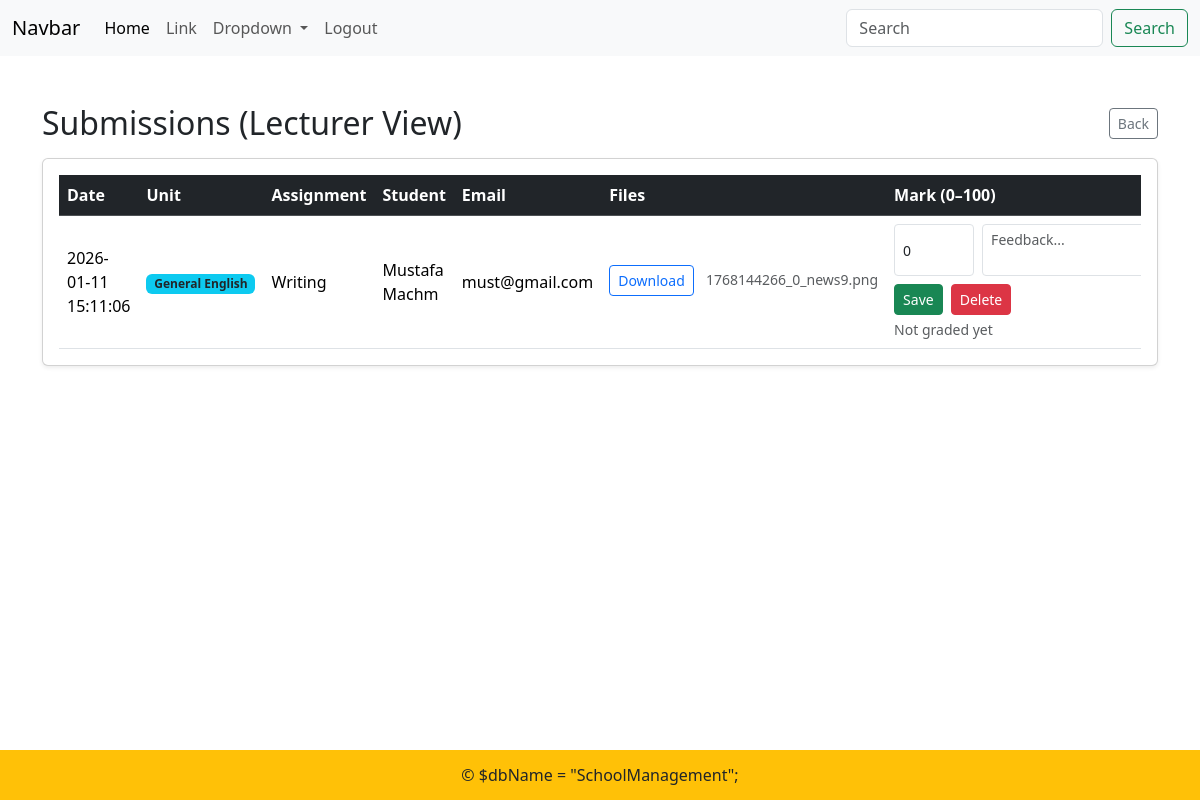
The app's page /lecturer-submissions.php (signed in) with its own data.
### tables this page shows
CREATE TABLE `submissions` (
  `submission_id` int NOT NULL,
  `assignment_id` int NOT NULL,
  `student_id` int NOT NULL,
  `submission_date` timestamp NULL DEFAULT CURRENT_TIMESTAMP
);

CREATE TABLE `units` (
  `unit_id` int NOT NULL,
  `unit_name` varchar(100) NOT NULL,
  `unit_description` text,
  `course_id` int DEFAULT NULL,
  `created_by` int DEFAULT NULL
);

CREATE TABLE `assignments` (
  `assignment_id` int NOT NULL,
  `unit_id` int NOT NULL,
  `lecturer_id` int NOT NULL,
  `title` varchar(150) NOT NULL,
  `description` text,
  `file_path` varchar(255) DEFAULT NULL,
  `due_date` date DEFAULT NULL,
  `created_at` timestamp NULL DEFAULT CURRENT_TIMESTAMP
);

CREATE TABLE `users` (
  `user_id` int NOT NULL,
  `username` varchar(50) NOT NULL,
  `password` varchar(255) NOT NULL,
  `role` enum('Admin','Lecturer','Student','Parents') NOT NULL,
  `name` varchar(100) NOT NULL,
  `surname` varchar(100) NOT NULL,
  `date_of_birth` date DEFAULT NULL,
  `email` varchar(100) DEFAULT NULL,
  `created_at` timestamp NULL DEFAULT CURRENT_TIMESTAMP,
  `course_id` int DEFAULT NULL,
  `profile_photo` varchar(255) DEFAULT NULL
);

### lecturer-submissions.php (the view, shortened to what this page needs)
<?php
include "includes/header.php";
require_once "includes/dbh.php";
$lecturerId = (int) $_SESSION["userId"];
$sql = "
SELECT
    s.submission_id,
    s.submission_date,
    a.assignment_id,
    a.title AS assignment_title,
    u.unit_name,
    st.user_id AS student_id,
    st.name,
    st.surname,
    st.email,
    g.grade_id,
    g.mark,
    g.feedback,
    g.graded_at,
    GROUP_CONCAT(sf.file_path ORDER BY sf.upload_date DESC SEPARATOR '||') AS file_paths
FROM submissions s
JOIN assignments a ON a.assignment_id = s.assignment_id
JOIN units u ON u.unit_id = a.unit_id
JOIN lecturer_units lu ON lu.unit_id = u.unit_id
JOIN users st ON st.user_id = s.student_id
LEFT JOIN submission_files sf ON sf.submission_id = s.submission_id
LEFT JOIN grades g ON g.submission_id = s.submission_id
WHERE lu.lecturer_id = ?
GROUP BY
    s.submission_id, s.submission_date,
    a.assignment_id, a.title,
    u.unit_name,
    st.user_id, st.name, st.surname, st.email,
    g.grade_id, g.mark, g.feedback, g.graded_at
ORDER BY s.submission_date DESC
";
$stmt = mysqli_prepare($conn, $sql);
mysqli_stmt_bind_param($stmt, "i", $lecturerId);
mysqli_stmt_execute($stmt);
$result = mysqli_stmt_get_result($stmt);
function buildFileUrl($path) {
    return ltrim($path, "/");
}
?>
<div class="container mt-5 mb-5">
    <div class="d-flex justify-content-between align-items-center mb-3">
        <h2 class="mb-0">Submissions (Lecturer View)</h2>
        <a href="profile.php" class="btn btn-outline-secondary btn-sm">Back</a>
    </div>
    <div class="card shadow-sm">
        <div class="card-body">
            <div class="table-responsive">
                <table class="table table-hover align-middle mb-0">
                    <thead class="table-dark">
                        <tr>
                            <th>Date</th>
                            <th>Unit</th>
                            <th>Assignment</th>
                            <th>Student</th>
                            <th>Email</th>
                            <th>Files</th>
                            <th style="min-width:160px;">Mark (0–100)</th>
                        </tr>
                    </thead>
                    <tbody>
                    <?php if (mysqli_num_rows($result) === 0): ?>
                        <tr>
                            <td colspan="8" class="text-center text-muted py-4">
                                No submissions yet for your units.
                            </td>
                        </tr>
                    <?php else: ?>
                        <?php while ($row = mysqli_fetch_assoc($result)): ?>
                            <tr>
                                <td><?php echo htmlspecialchars($row["submission_date"] ?? ""); ?></td>
                                <td>
                                    <span class="badge bg-info text-dark">
                                        <?php echo htmlspecialchars($row["unit_name"] ?? ""); ?>
                                    </span>
                                </td>
                                <td><?php echo htmlspecialchars($row["assignment_title"] ?? ""); ?></td>
                                <td><?php echo htmlspecialchars(($row["name"] ?? "") . " " . ($row["surname"] ?? "")); ?></td>
                                <td><?php echo htmlspecialchars($row["email"] ?? ""); ?></td>
                                <td class="text-nowrap">
                                    <?php
                                        $paths = [];
                                        if (!empty($row["file_paths"])) {
                                            $paths = explode("||", $row["file_paths"]);
                                        }
                                    ?>
                                    <?php if (!empty($paths)): ?>
                                        <?php foreach ($paths as $p): ?>
                                            <?php $fileUrl = buildFileUrl($p); ?>
                                            <div class="mb-1">
                                               <a class="btn btn-sm btn-outline-primary"
   href="<?php echo $BASE_PATH . htmlspecialchars($fileUrl); ?>"
   target="_blank">Download</a>
                                                <span class="small text-muted ms-2"><?php echo htmlspecialchars(basename($p)); ?></span>
                                            </div>
                                        <?php endforeach; ?>
                                    <?php else: ?>
                                        <span class="text-muted">No file</span>
                                    <?php endif; ?>
                                </td>
                              <td style="min-width:320px;">
<form method="post" action="includes/grade-submission-inc.php">
    <div class="d-flex gap-2 mb-2">
        <input type="number"
               name="mark"
               min="0" max="100"
               class="form-control form-control-sm"
               style="max-width:80px"
               value="<?php echo (int)($row['mark'] ?? ''); ?>"
               placeholder="0-100">
        <textarea name="feedback"
                  class="form-control form-control-sm"
                  rows="2"
                  placeholder="Feedback..."><?php echo htmlspecialchars($row['feedback'] ?? ''); ?></textarea>
    </div>
    <div class="d-flex gap-2">
        <button type="submit" name="save_grade" class="btn btn-sm btn-success">Save</button>
        <form method="post" action="includes/delete-submission-inc.php"
              onsubmit="return confirm('Delete this submission permanently?');">
            <button type="submit" class="btn btn-sm btn-danger">Delete</button>
        </form>
    </div>
    <div class="small text-muted mt-1">
        <?php echo !empty($row['graded_at']) ? "Graded: ".$row['graded_at'] : "Not graded yet"; ?>
    </div>
</form>
</td>
                            </tr>
                        <?php endwhile; ?>
                    <?php endif; ?>
                    </tbody>
                </table>
            </div>
        </div>
    </div>
</div>
<?php include "includes/footer.php"; ?>

### records on screen
submissions: submission_date "2026-01-11 15:11:06", units.unit_name "General English", assignment.title "Writing", student.surname "Mustafa Machm", student.email "must@gmail.com", p "1768144266_0_news9.png", mark "0"
